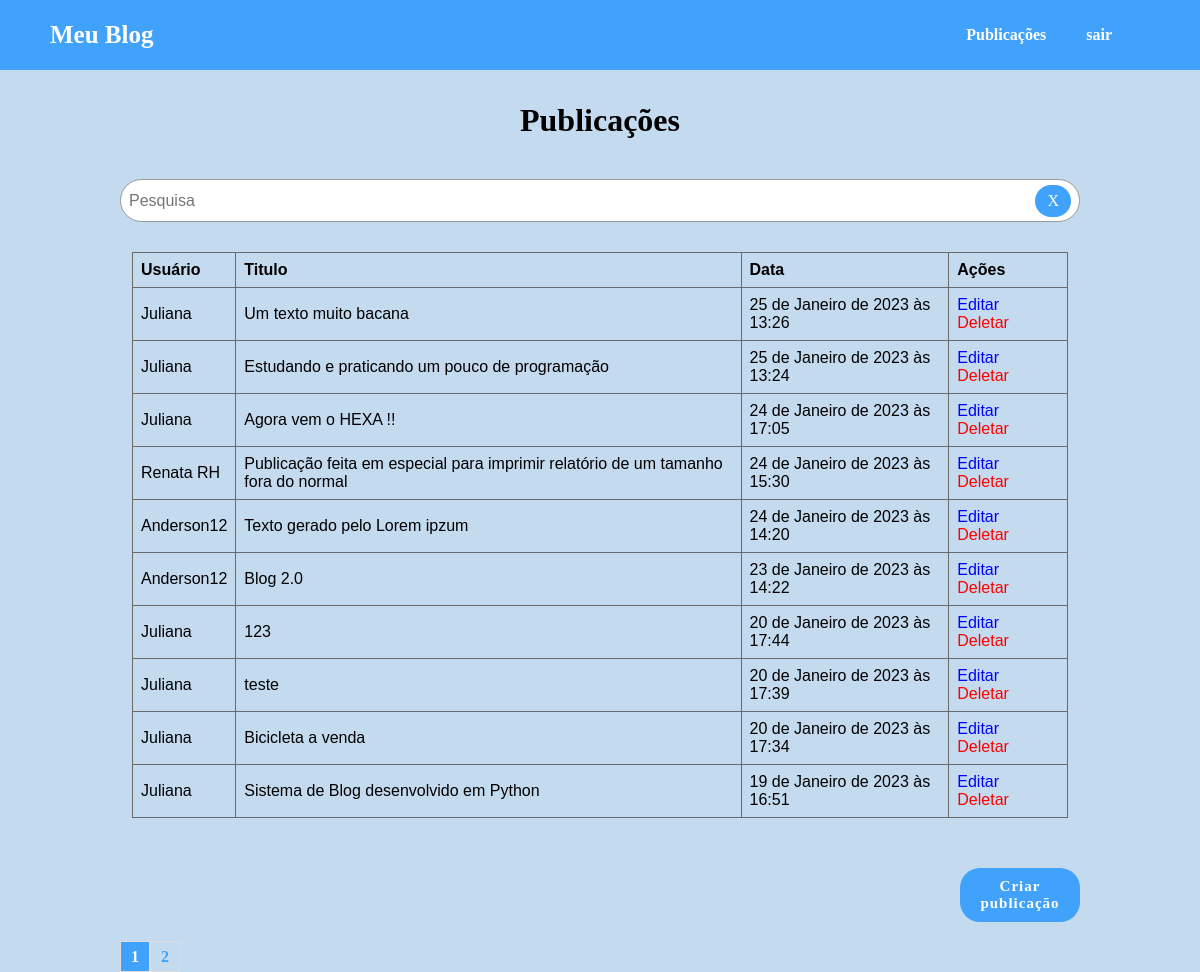
The app's page /post/ (signed in), older data.
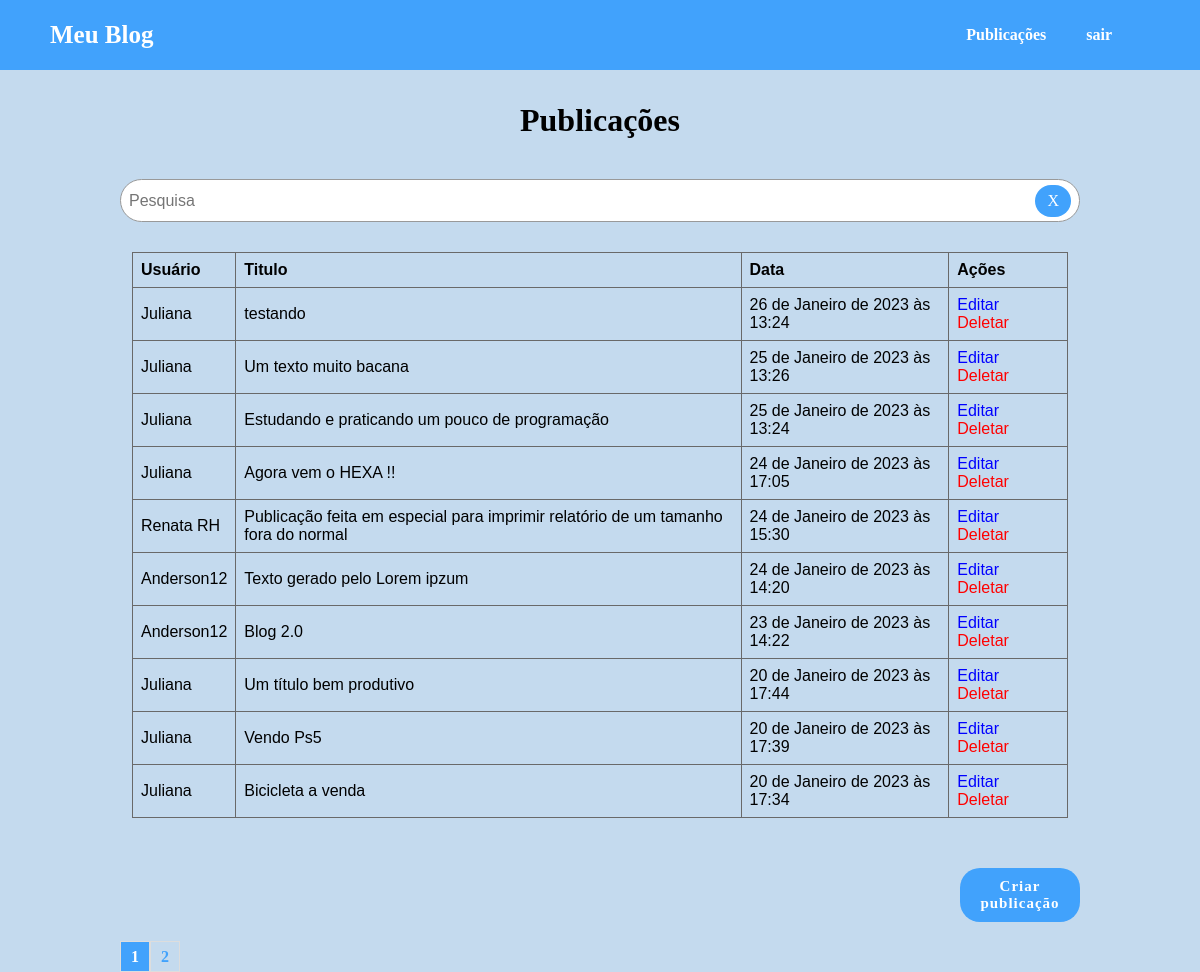
The same page, newer data.
### accounts/models.py (models this page shows, shortened)
class Post(models.Model):
    categoria = models.ForeignKey(Categoria, on_delete=models.CASCADE, related_name='categoria')
    autor = models.ForeignKey(Usuario, on_delete=models.CASCADE)
    titulo = models.CharField(max_length=255)
    publicacao = models.CharField(max_length=1000)
    date_create = models.DateTimeField(default=timezone.now)

class Usuario(models.Model):
    choices = [('AD', 'Administrador'), ('AU', 'Autor'),('CO', 'Comum')]
    nome_autor = models.CharField(max_length=100)
    sobrenome = models.CharField(max_length=100, blank=True)
    usuario = models.CharField(max_length=100)
    data_nascimento = models.DateField(blank=True, null=True)
    date_create = models.DateTimeField(default=timezone.now)
    senha = models.CharField(max_length=100)
    tipo = models.CharField(max_length=30, choices=choices, default='CO')
    def __str__(self):
        return self.nome_autor

### post/views.py (the view)
# urls.py: path('post/', include('post.urls')),
def post(request):
    usuario_id = request.session['usuario_id']
    usuario_name = request.session['usuario_name']
    usuario_tipo = request.session['usuario_tipo']
    post = Post.objects.order_by('-date_create')
    paginator = Paginator(post,10)
    page_number = request.GET.get('page')
    post = paginator.get_page(page_number)
    return render(request, 'post/post.html',{
        'posts': post,
        'usuario_id':usuario_id,
        'usuario_name':usuario_name,
        'usuario_tipo':usuario_tipo,
    })

### post/templates/post/post.html (shortened to what this page needs)
{% extends 'base.html' %}
{% block conteudo %}
<div class="main_posts">
    <h1>Publicações</h1>
    <div class="box_search">
        <form action="{% url 'search' %}" method="GET">
            <input type="text" name="termo" id="termo" value="{{ request.GET.termo }}" placeholder="Pesquisa">
            <a href="{% url 'post' %}" title="Resetar Pesquisa">X</a>
        </form>
    </div>
    <div class="post">
        <table>
            <thead>
                <th>Usuário</th>
                <th>Titulo</th>
                <th>Data</th>
                {% if usuario_tipo == 'AU' %}
                <th>Ações</th>
                {% endif %}
            </thead>
            {% for post in posts %}
            <tbody>
                <tr>
                    <td onclick="redirect('{{ post.id }}')">{{ post.autor }}</td>
                    <td onclick="redirect('{{ post.id }}')">{{ post.titulo }}</td>
                    <td onclick="redirect('{{ post.id }}')">{{ post.date_create }}</td>
                    {% if usuario_tipo == 'AU' %}
                    <td>
                        <a class="button_post_update" href="{% url 'post_update' post.id %}" title="Editar publicação">
                            Editar
                        </a>
                        <a class="button_post_delete" href="{% url 'post_verified' post.id %}">Deletar</a>
                    </td>
                    {% endif %}
                </tr>
            </tbody>
            {% endfor %}
        </table>
    </div>
    {% if usuario_tipo == 'AU' %}
    <div class="button_categorias">
        <a class="button_confirm" href="{% url 'post_create' %}">Criar publicação</a>
    </div>
    {% endif %}
    <div class="footer_paginator">
        {% for pagina in posts.paginator.page_range %}
        {% if posts.number == pagina %}
        <div class="page_select">
            <a href="?page={{ pagina }}">{{ pagina }}</a>
        </div>
        {% else %}
        <div>
            <a href="?page={{ pagina }}">{{ pagina }}</a>
        </div>
        {% endif %}
        {% endfor %}
    </div>
</div>
{%endblock%}

Row changes from the older to the newer data that the page shows:
no longer on this page (row unchanged): Post: autor "Juliana", titulo "Sistema de Blog desenvolvido em Python", date_create "19 de Janeiro de 2023 às 16:51"
added Post: autor "Juliana", titulo "testando", date_create "26 de Janeiro de 2023 às 13:24"
changed Post: titulo "123" → "Um título bem produtivo"
changed Post: titulo "teste" → "Vendo Ps5"
